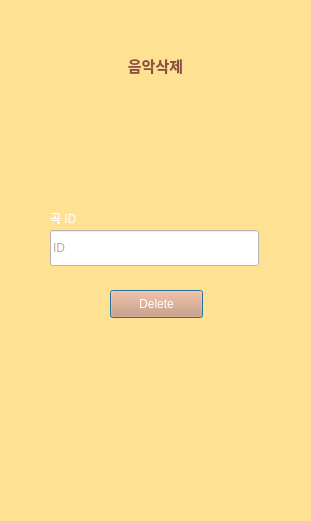
<?xml version="1.0" encoding="UTF-8"?>
<ui version="4.0">
 <class>DeleteSong</class>
 <widget class="QDialog" name="DeleteSong">
  <property name="geometry">
   <rect>
    <x>0</x>
    <y>0</y>
    <width>311</width>
    <height>521</height>
   </rect>
  </property>
  <property name="windowTitle">
   <string>Dialog</string>
  </property>
  <property name="styleSheet">
   <string notr="true">background-color: rgb(255, 225, 148);</string>
  </property>
  <widget class="QLineEdit" name="lineEdit">
   <property name="geometry">
    <rect>
     <x>50</x>
     <y>230</y>
     <width>209</width>
     <height>36</height>
    </rect>
   </property>
   <property name="styleSheet">
    <string notr="true">font: 75 9pt &quot;여기어때 잘난체 OTF&quot;;
background-color: rgb(255, 255, 255);
color: rgb(140, 80, 66);</string>
   </property>
   <property name="placeholderText">
    <string>ID</string>
   </property>
  </widget>
  <widget class="QPushButton" name="pushButton">
   <property name="geometry">
    <rect>
     <x>110</x>
     <y>290</y>
     <width>93</width>
     <height>28</height>
    </rect>
   </property>
   <property name="styleSheet">
    <string notr="true">background-color:rgb(217,148,108);
font: 75 9pt &quot;여기어때 잘난체 OTF&quot;;
color: rgb(255, 255, 255);</string>
   </property>
   <property name="text">
    <string>Delete</string>
   </property>
  </widget>
  <widget class="QLabel" name="label">
   <property name="geometry">
    <rect>
     <x>115</x>
     <y>50</y>
     <width>81</width>
     <height>31</height>
    </rect>
   </property>
   <property name="font">
    <font>
     <family>여기어때 잘난체 OTF</family>
     <pointsize>11</pointsize>
     <weight>75</weight>
     <bold>true</bold>
    </font>
   </property>
   <property name="styleSheet">
    <string notr="true">color: rgb(140, 80, 66);</string>
   </property>
   <property name="text">
    <string>음악삭제</string>
   </property>
   <property name="alignment">
    <set>Qt::AlignCenter</set>
   </property>
  </widget>
  <widget class="QLabel" name="label_2">
   <property name="geometry">
    <rect>
     <x>50</x>
     <y>210</y>
     <width>64</width>
     <height>15</height>
    </rect>
   </property>
   <property name="styleSheet">
    <string notr="true">font: 75 7pt &quot;여기어때 잘난체 OTF&quot;;
color: rgb(255, 255, 255);</string>
   </property>
   <property name="text">
    <string>곡 ID</string>
   </property>
  </widget>
 </widget>
 <resources/>
 <connections/>
</ui>
